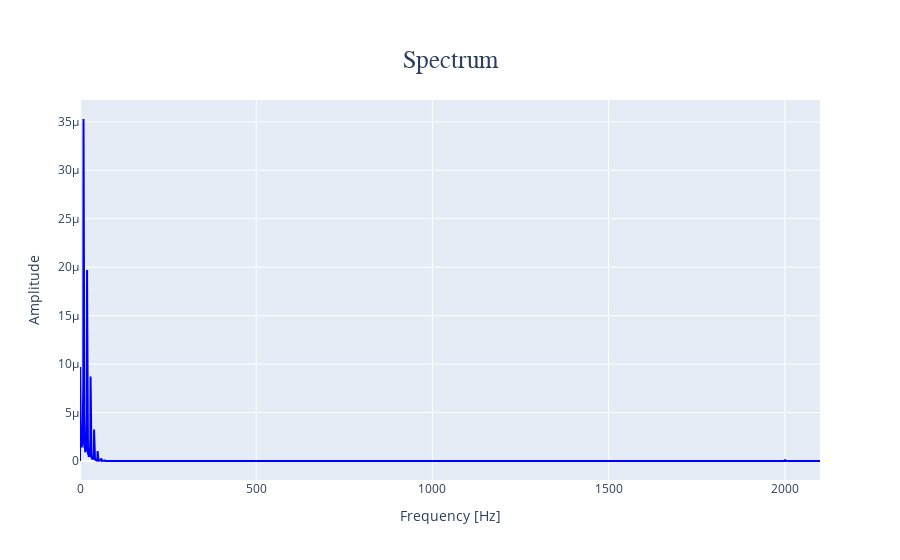

Here is the notebook cell this chart was saved with:
### Code cell
import functions.ft_analysis as ft
fourier=ft.Fourier(filtered,dt)
fig=fourier.plot_spectrum(interactive=True,max_freq=2100)

### Figure 1 — Plotly figure (JSON) as saved in the notebook; plotly's stock layout.template omitted (floating-point values rounded to 4 significant figures; data arrays with more than 128 entries replaced by an {"elided": "..."} marker saying what was removed)
{"data": [{"line": {"color": "blue", "width": 2}, "mode": "lines", "name": "Spectrum", "type": "scatter", "x": {"elided": "3151 float values"}, "y": {"elided": "3151 float values"}}], "layout": {"title": {"font": {"family": "Arial, bold", "size": 25}, "text": "Spectrum", "x": 0.5, "xanchor": "center", "yanchor": "top"}, "xaxis": {"title": {"text": "Frequency [Hz]"}}, "yaxis": {"title": {"text": "Amplitude"}}}}
